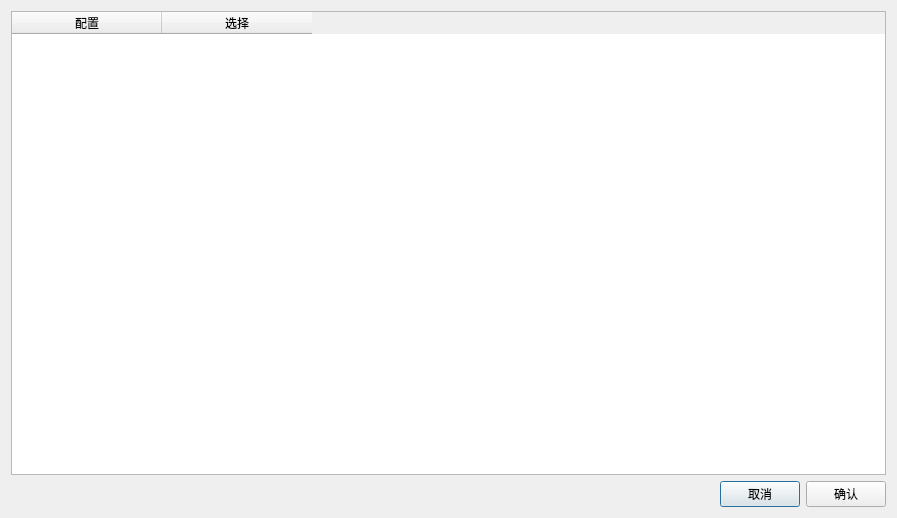
<?xml version="1.0" encoding="UTF-8"?>
<ui version="4.0">
 <class>Configurate</class>
 <widget class="QDialog" name="Configurate">
  <property name="geometry">
   <rect>
    <x>0</x>
    <y>0</y>
    <width>897</width>
    <height>518</height>
   </rect>
  </property>
  <property name="acceptDrops">
   <bool>false</bool>
  </property>
  <property name="windowTitle">
   <string>项目配置</string>
  </property>
  <layout class="QVBoxLayout" name="verticalLayout_2">
   <item>
    <widget class="QTableWidget" name="tableWidget">
     <attribute name="horizontalHeaderCascadingSectionResizes">
      <bool>true</bool>
     </attribute>
     <attribute name="horizontalHeaderDefaultSectionSize">
      <number>150</number>
     </attribute>
     <attribute name="horizontalHeaderShowSortIndicator" stdset="0">
      <bool>true</bool>
     </attribute>
     <attribute name="verticalHeaderVisible">
      <bool>true</bool>
     </attribute>
     <attribute name="verticalHeaderCascadingSectionResizes">
      <bool>false</bool>
     </attribute>
     <attribute name="verticalHeaderShowSortIndicator" stdset="0">
      <bool>true</bool>
     </attribute>
     <attribute name="verticalHeaderStretchLastSection">
      <bool>false</bool>
     </attribute>
     <column>
      <property name="text">
       <string>配置</string>
      </property>
     </column>
     <column>
      <property name="text">
       <string>选择</string>
      </property>
     </column>
    </widget>
   </item>
   <item>
    <layout class="QHBoxLayout" name="horizontalLayout">
     <item>
      <spacer name="horizontalSpacer">
       <property name="orientation">
        <enum>Qt::Horizontal</enum>
       </property>
       <property name="sizeHint" stdset="0">
        <size>
         <width>40</width>
         <height>20</height>
        </size>
       </property>
      </spacer>
     </item>
     <item>
      <widget class="QPushButton" name="pushButtonCancel">
       <property name="text">
        <string>取消</string>
       </property>
      </widget>
     </item>
     <item>
      <widget class="QPushButton" name="pushButtonVerify">
       <property name="text">
        <string>确认</string>
       </property>
      </widget>
     </item>
    </layout>
   </item>
  </layout>
 </widget>
 <resources/>
 <connections/>
</ui>
